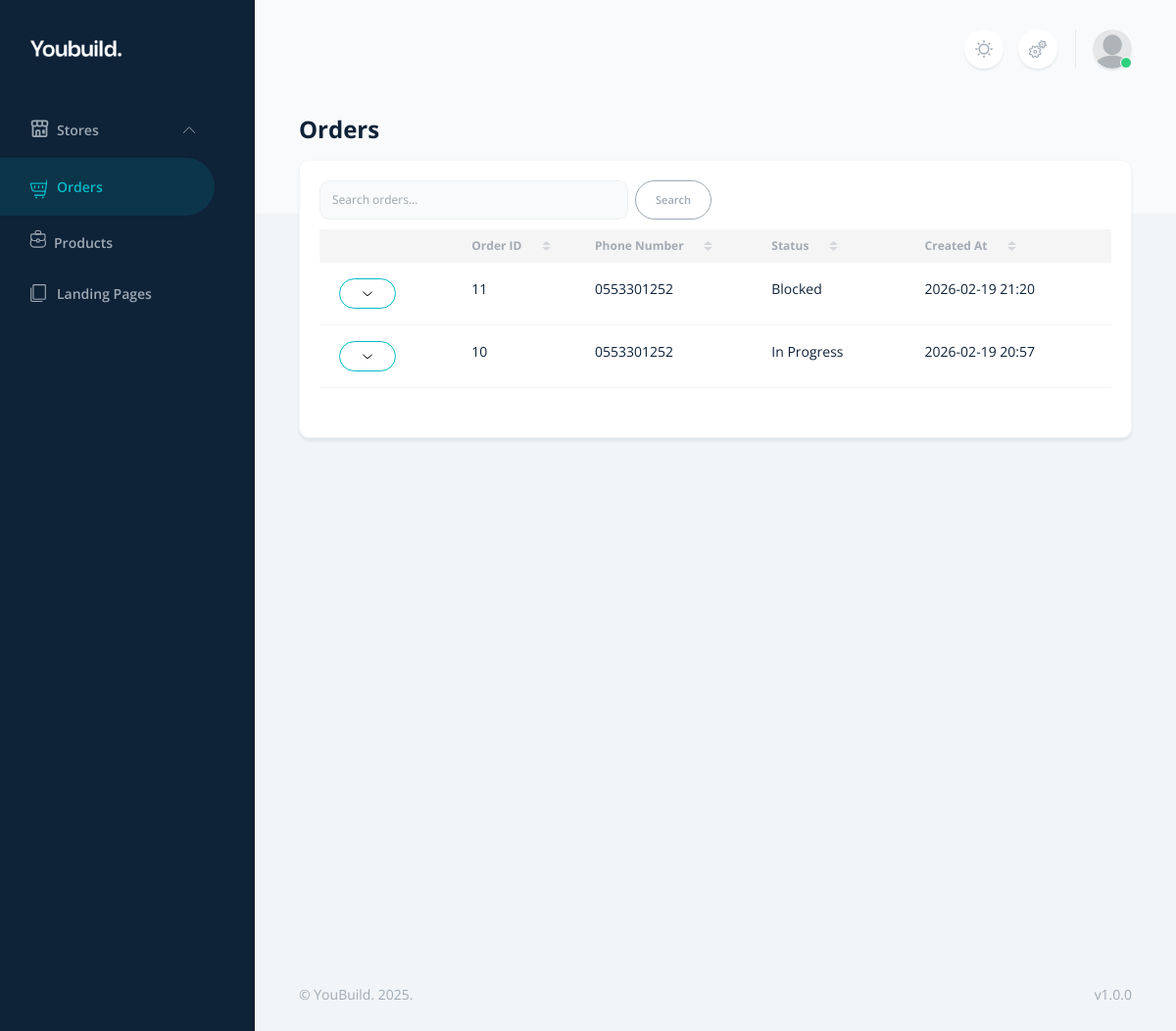
/orders/ (signed in), run on an earlier commit of the app's database.
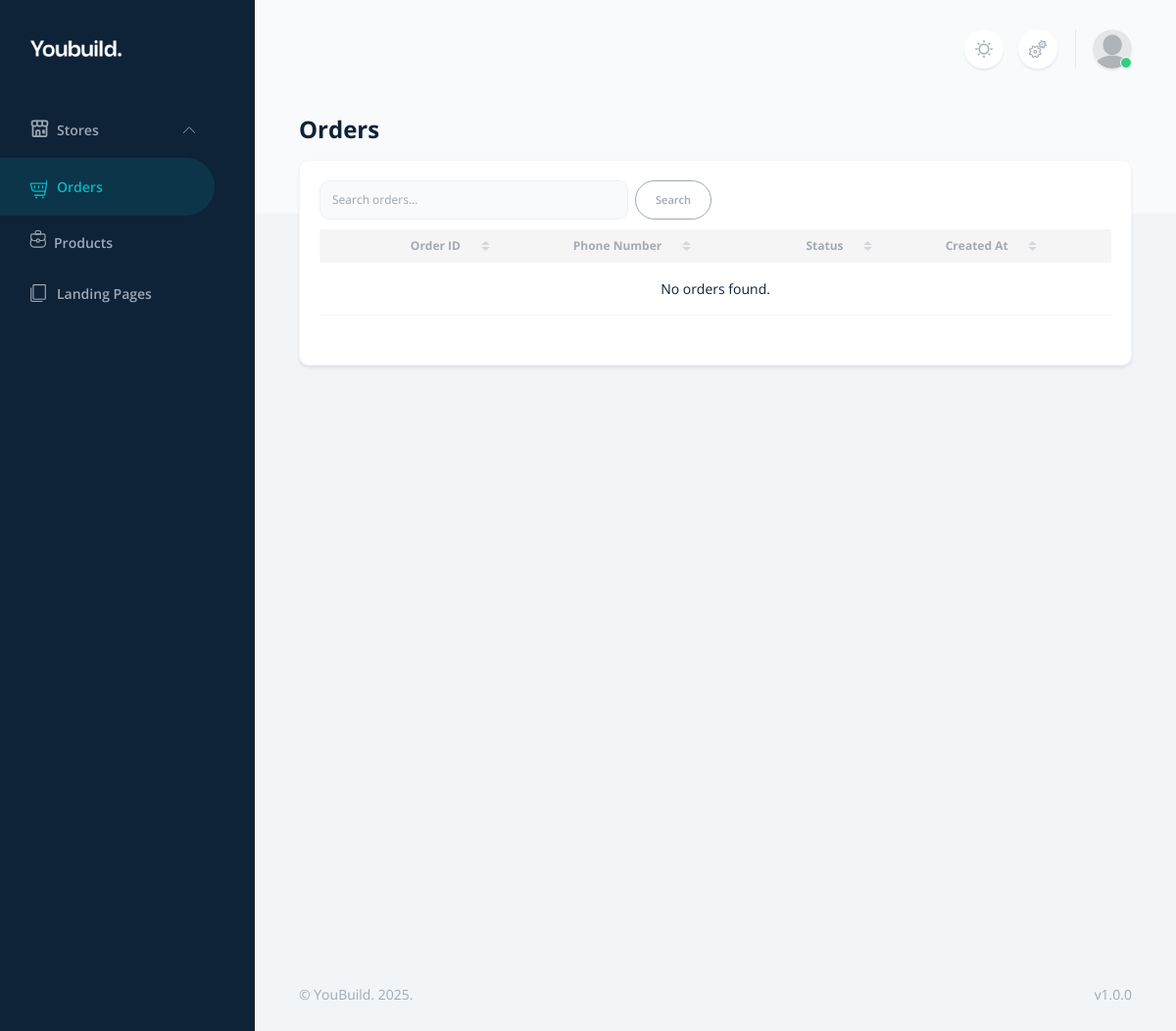
And on a later commit of the database.
### orders/models.py (models this page shows, shortened)
class Order(models.Model):
    STATUS_CHOICES = [
        ("in_progress", "In Progress"),
        ("in_confirmation", "In Confirmation"),
        ("in_delivery", "In Delivery"),
        ("delivered", "Delivered"),
        ("canceled", "Canceled"),
        ("archived", "Archived"),
        ("blocked", "Blocked"),
    ]
    DELIVERY_METHOD_CHOICES = [
        ("home_delivery", "Delivery to home"),
        ("stop_desk", "Stop desk"),
    ]
    store = models.ForeignKey(Store, on_delete=models.CASCADE, related_name="orders")
    full_name = models.CharField(max_length=255, blank=True, null=True)
    address = models.CharField(max_length=255, blank=True, null=True)
    state = models.CharField(max_length=255, blank=True, null=True)
    city = models.CharField(max_length=255, blank=True, null=True)
    phone_number = models.CharField(max_length=20, blank=True, null=True)
    delivery_method = models.CharField(
        max_length=255,
        choices=DELIVERY_METHOD_CHOICES,
        default="home_delivery",
    )
    delivery_cost = models.DecimalField(max_digits=10, decimal_places=2, default=0)
    discount = models.DecimalField(max_digits=10, decimal_places=2, default=0)
    ip_address = models.GenericIPAddressField(blank=True, null=True)
    user_agent = models.CharField(max_length=255, blank=True, null=True)
    http_referer = models.CharField(max_length=255, blank=True, null=True)
    status = models.CharField(
        max_length=20,
        choices=STATUS_CHOICES,
        default="in_progress",
    )
    landing_page = models.ForeignKey(
        LandingPage,
        on_delete=models.SET_NULL,
        null=True,
        blank=True,
    )
    created_at = models.DateTimeField(auto_now_add=True)
    updated_at = models.DateTimeField(auto_now=True)

### orders/views.py (the view)
# urls.py: path("", orders.OrderListView.as_view(), name="orders_list"),
class OrderListView(LoginRequiredMixin, ListView):
    model = Order
    template_name = "dashboard/orders/order_list.html"
    context_object_name = "orders"
    paginate_by = 20
    def get_queryset(self):
        user = self.request.user
        owned_stores = Store.objects.filter(owner=user)
        staff_stores = Store.objects.filter(staff__user=user)
        accessible_stores = (owned_stores | staff_stores).distinct()
        queryset = Order.objects.filter(
            store__in=accessible_stores
        ).order_by("-created_at")
        status = self.request.GET.get("status")
        if status:
            queryset = queryset.filter(status__icontains=status)
        search = self.request.GET.get("search")
        if search:
            queryset = queryset.filter(
                Q(id__icontains=search) |
                Q(phone_number__icontains=search) |
                Q(status__icontains=search)
            )
        return queryset
    def get_context_data(self, **kwargs):
        context = super().get_context_data(**kwargs)
        context["search"] = self.request.GET.get("search", "")
        context["status"] = self.request.GET.get("status", "")
        return context

### ecom/context_processors.py (called while the page is built)
def shared_settings(request):
    return {'SITE_NAME': settings.SITE_NAME}

### templates/dashboard/orders/order_list.html (shortened to what this page needs)
{% extends "dashboard/layouts/base.html" %}
{% load static %}
{% block content %}
<div class="container-fluid">
    <h1 class="mb-4">Orders</h1>
    <div class="card">
        <div class="card-body">
            <div class="table-responsive" data-list='{"valueNames": ["order_id", "phone_number", "total_price", "status", "created_at"], "page":900}' id="longList">
            <form method="get" class="mb-3 d-flex" style="max-width: 400px;">
                <input
                    type="text"
                    name="search"
                    class="form-control me-2"
                    placeholder="Search orders..."
                    value="{{ search }}"
                >
                <button type="submit" class="btn btn-sm btn-outline-secondary">Search</button>
            </form>
                <table class="table table-nowrap">
                    <thead class="thead-light">
                        <tr>
                            <th></th>
                            <th>
                                <a href="javascript:void(0);" class="text-muted list-sort" data-sort="order_id">
                                    Order ID
                                </a>
                            </th>
                            <th>
                                <a href="javascript:void(0);" class="text-muted list-sort" data-sort="phone_number">
                                    Phone Number
                                </a>
                            </th>
                            <th>
                                <a href="javascript:void(0);" class="text-muted list-sort" data-sort="status">
                                    Status
                                </a>
                            </th>
                            <th>
                                <a href="javascript:void(0);" class="text-muted list-sort" data-sort="created_at">
                                    Created At
                                </a>
                            </th>
                        </tr>
                    </thead>
                    <tbody class="list">
                        {% for order in orders %}
                        <tr class="order-row transition-colors duration-150" data-order-id="{{ order.id }}">
                            <td>
                                <button
                                    class="toggle-details btn btn-sm btn-outline-primary min-w-[30px]"
                                    hx-get="{% url 'orders:order_detail_partial' order_id=order.id %}"
                                    hx-target="#order-details-{{ order.id }}"
                                    hx-swap="innerHTML"
                                    onclick="toggleOrderDetails({{ order.id }})"
                                >
                                </button>
                            </td>
                            <td class="order_id">{{ order.id }}</td>
                            <td class="phone_number">{{ order.phone_number }}</td>
                            <td class="status">{{ order.get_status_display }}</td>
                            <td class="created_at">{{ order.created_at|date:"Y-m-d H:i" }}</td>
                        </tr>
                        {% empty %}
                        <tr>
                            <td colspan="6" class="text-center">No orders found.</td>
                        </tr>
                        {% endfor %}
                    </tbody>
                </table>
            </div>
        </div>
    </div>
</div>
{% endblock %}

What changed in the data, as far as the page shows it:
removed Order: id "11", phone_number "0553301252", status "Blocked", created_at "2026-02-19 21:20"
removed Order: id "10", phone_number "0553301252", status "In Progress", created_at "2026-02-19 20:57"
Also different on the page:
text now shown: "No orders found."
